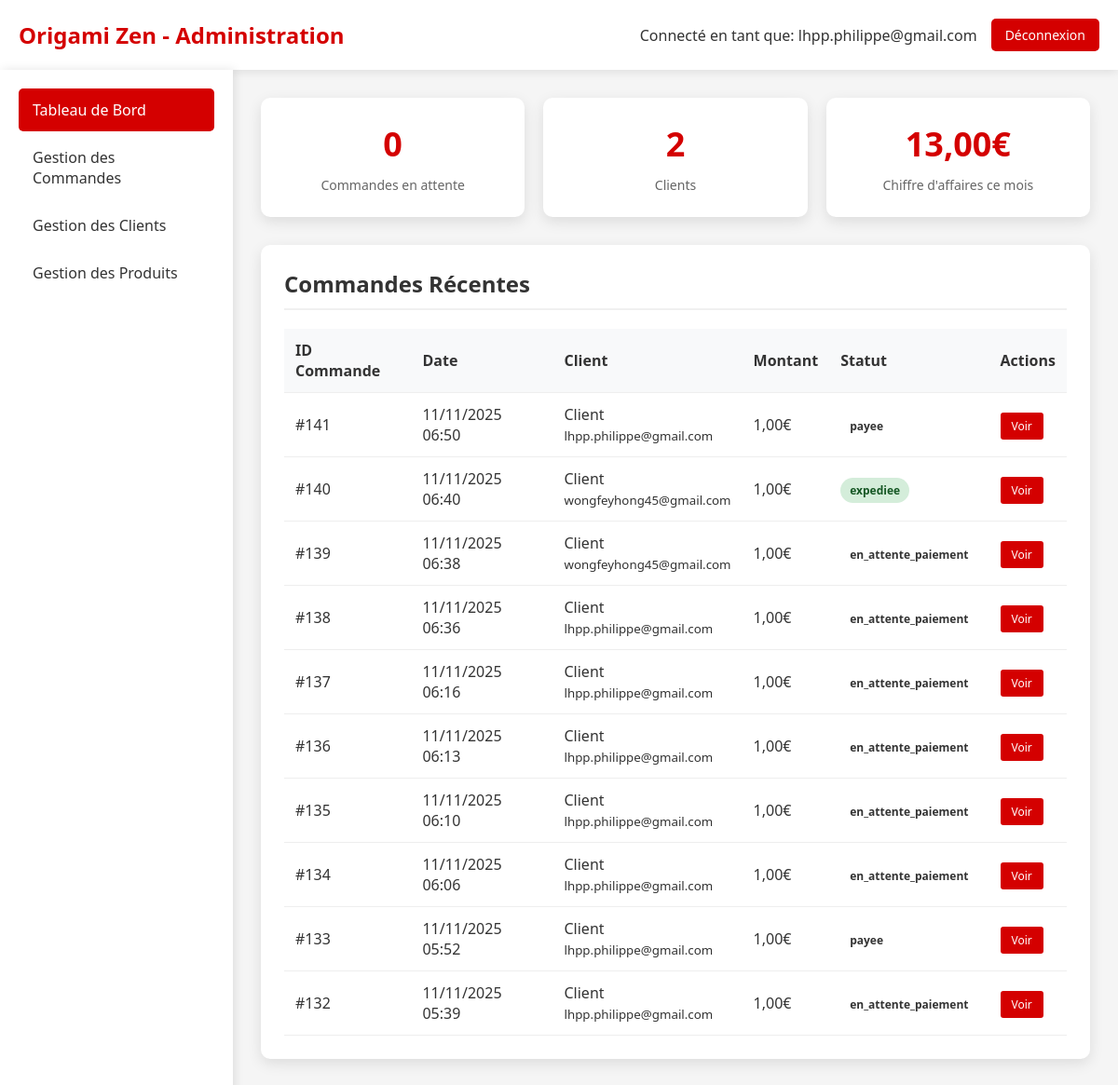
The page /admin_dashboard.php (signed in) on the database as committed earlier.
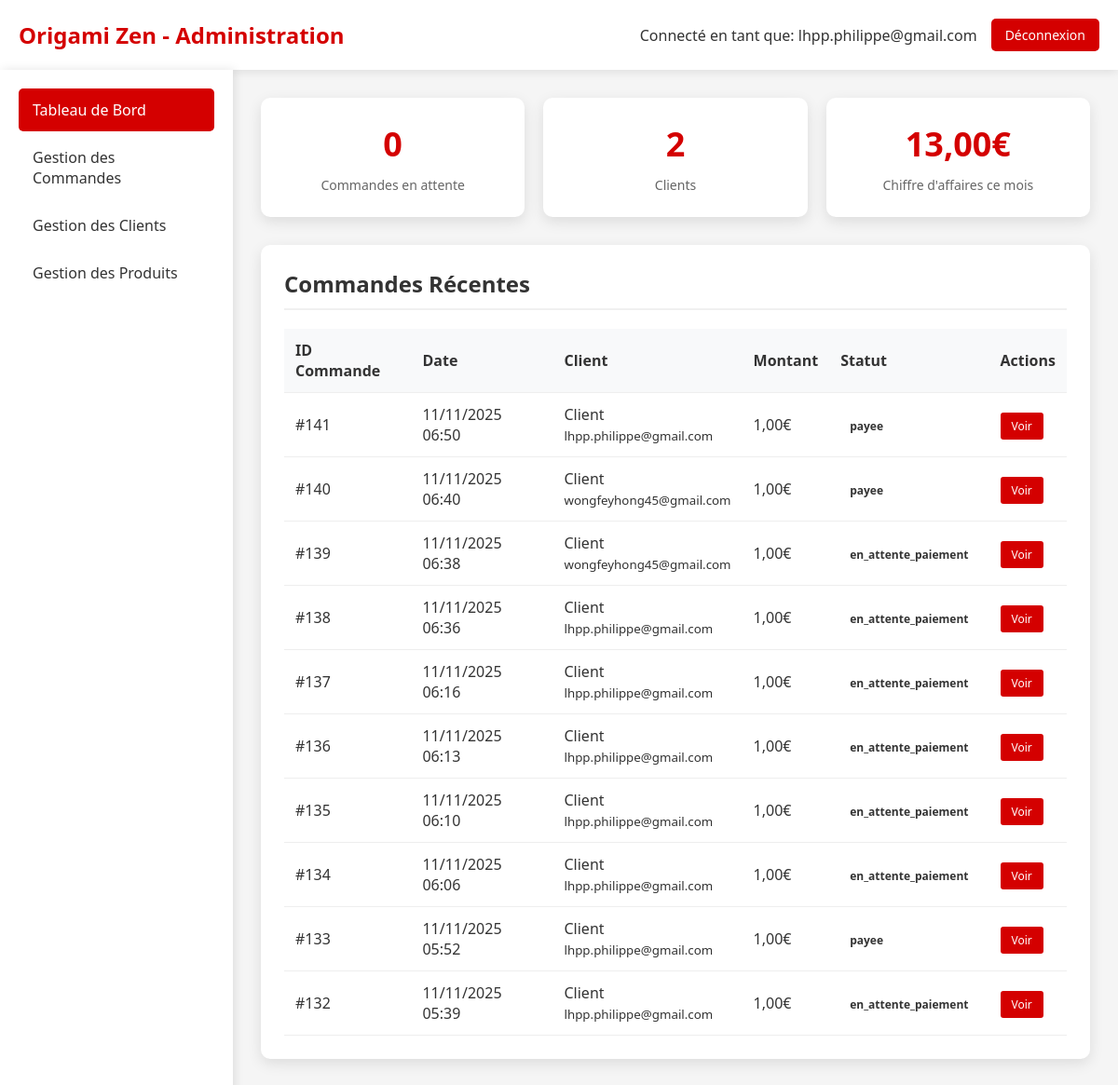
The same page on the database as committed later.
### tables this page shows
CREATE TABLE IF NOT EXISTS `commande` (
  `idCommande` bigint NOT NULL AUTO_INCREMENT,
  `idClient` bigint NOT NULL,
  `idAdresseLivraison` bigint NOT NULL,
  `idAdresseFacturation` bigint DEFAULT NULL,
  `dateCommande` datetime NOT NULL,
  `modeReglement` varchar(20) NOT NULL DEFAULT 'CB',
  `delaiLivraison` date NOT NULL,
  `fraisDePort` double NOT NULL,
  `montantTotal` double NOT NULL,
  `statut` enum('en_attente','en_attente_paiement','payee','confirmee','expediee','livree','annulee') NOT NULL DEFAULT 'en_attente',
  `statut_paiement` enum('en_attente','payee','echec','annulee','rembourse') DEFAULT 'en_attente',
  `idPaiement` int DEFAULT NULL,
  PRIMARY KEY (`idCommande`),
  KEY `Commande_idClient_FK` (`idClient`),
  KEY `Commande_idAdresseLivraison_FK` (`idAdresseLivraison`),
  KEY `idAdresseFacturation` (`idAdresseFacturation`)
);

CREATE TABLE IF NOT EXISTS `client` (
  `idClient` bigint NOT NULL AUTO_INCREMENT,
  `email` varchar(50) NOT NULL,
  `motDePasse` varchar(255) NOT NULL,
  `nom` varchar(50) DEFAULT NULL,
  `prenom` varchar(50) DEFAULT NULL,
  `telephone` varchar(20) DEFAULT NULL,
  `email_confirme` tinyint(1) DEFAULT '0',
  `token_confirmation` varchar(64) DEFAULT NULL,
  `token_expires` datetime DEFAULT NULL,
  `type` enum('temporaire','permanent') DEFAULT 'temporaire',
  `date_creation` datetime DEFAULT CURRENT_TIMESTAMP,
  `session_id` varchar(128) DEFAULT NULL,
  PRIMARY KEY (`idClient`),
  KEY `idx_client_type` (`type`),
  KEY `idx_client_session` (`session_id`),
  KEY `idx_client_date` (`date_creation`)
);

### admin_dashboard.php (the view, shortened to what this page needs)
<?php
$host = 'localhost';
$dbname = 'origami';
$username = 'root';
$password = '';
try {
    $pdo = new PDO("mysql:host=$host;dbname=$dbname;charset=utf8", $username, $password);
    $pdo->setAttribute(PDO::ATTR_ERRMODE, PDO::ERRMODE_EXCEPTION);
    $stmt = $pdo->query("SELECT COUNT(*) FROM Commande WHERE statut = 'en_attente'");
    $commandesEnAttente = $stmt->fetchColumn();
    $stmt = $pdo->query("SELECT COUNT(*) FROM Client WHERE type = 'permanent' OR (type IS NULL AND email NOT LIKE 'temp_%@origamizen.fr')");
    $clientsPermanents = $stmt->fetchColumn();
    $stmt = $pdo->query("SELECT SUM(montantTotal) FROM Commande WHERE MONTH(dateCommande) = MONTH(CURRENT_DATE()) AND YEAR(dateCommande) = YEAR(CURRENT_DATE())");
    $chiffreAffaires = $stmt->fetchColumn() ?? 0;
    $stmt = $pdo->query("
        SELECT c.idCommande, c.dateCommande, c.montantTotal, c.statut,
               cl.nom, cl.prenom, cl.email
        FROM Commande c
        JOIN Client cl ON c.idClient = cl.idClient
        ORDER BY c.dateCommande DESC
        LIMIT 10
    ");
    $commandesRecentes = $stmt->fetchAll(PDO::FETCH_ASSOC);
} catch (PDOException $e) {
    die("Erreur de connexion à la base de données: " . $e->getMessage());
}
?>
<!DOCTYPE html>
<html lang="fr">
<head>
</head>
<body>
    <div class="header">
        <div class="logo">
            <h1>Origami Zen - Administration</h1>
        </div>
        <div class="admin-info">
            <span>Connecté en tant que: <?= htmlspecialchars($_SESSION['admin_email']) ?></span>
            <a href="?logout=1" class="btn-logout">Déconnexion</a>
        </div>
    </div>
    <div class="container">
        <div class="sidebar">
            <a href="admin_dashboard.php" class="nav-item active">Tableau de Bord</a>
            <a href="admin_commandes.php" class="nav-item">Gestion des Commandes</a>
            <a href="admin_clients.php" class="nav-item">Gestion des Clients</a>
            <a href="admin_produits.php" class="nav-item">Gestion des Produits</a>
        </div>
        <div class="main-content">
            <div class="stats-grid">
                <div class="stat-card">
                    <div class="stat-number"><?= $commandesEnAttente ?></div>
                    <div class="stat-label">Commandes en attente</div>
                </div>
                <div class="stat-card">
                    <div class="stat-number"><?= $clientsPermanents ?></div>
                    <div class="stat-label">Clients</div>
                </div>
                <div class="stat-card">
                    <div class="stat-number"><?= number_format($chiffreAffaires, 2, ',', ' ') ?>€</div>
                    <div class="stat-label">Chiffre d'affaires ce mois</div>
                </div>
            </div>
            <div class="section">
                <h2>Commandes Récentes</h2>
                <table>
                    <thead>
                        <tr>
                            <th>ID Commande</th>
                            <th>Date</th>
                            <th>Client</th>
                            <th>Montant</th>
                            <th>Statut</th>
                            <th>Actions</th>
                        </tr>
                    </thead>
                    <tbody>
                        <?php foreach ($commandesRecentes as $commande): ?>
                        <tr>
                            <td>#<?= $commande['idCommande'] ?></td>
                            <td><?= date('d/m/Y H:i', strtotime($commande['dateCommande'])) ?></td>
                            <td><?= htmlspecialchars($commande['prenom'] . ' ' . $commande['nom']) ?><br><small><?= htmlspecialchars($commande['email']) ?></small></td>
                            <td><?= number_format($commande['montantTotal'], 2, ',', ' ') ?>€</td>
                            <td>
                                <span class="status-badge status-<?= $commande['statut'] ?>">
                                    <?= $commande['statut'] ?>
                                </span>
                            </td>
                            <td>
                                <a href="admin_commande_detail.php?id=<?= $commande['idCommande'] ?>" class="btn-action">Voir</a>
                            </td>
                        </tr>
                        <?php endforeach; ?>
                    </tbody>
                </table>
            </div>
        </div>
    </div>
</body>
</html>

### admin_dashboard.php (style rules this page uses)
* { margin: 0; padding: 0; box-sizing: border-box; }
body { font-family: 'Segoe UI', Tahoma, Geneva, Verdana, sans-serif; background: #f5f5f5; color: #333; }
.header { background: white; padding: 20px; box-shadow: 0 2px 10px rgba(0,0,0,0.1); display: flex; justify-content: space-between; align-items: center; }
.logo h1 { color: #d40000; font-size: 24px; }
.admin-info { display: flex; align-items: center; gap: 15px; }
.btn-logout { background: #d40000; color: white; padding: 8px 15px; text-decoration: none; border-radius: 5px; font-size: 14px; }
.container { display: flex; min-height: calc(100vh - 80px); }
.sidebar { width: 250px; background: white; padding: 20px; box-shadow: 2px 0 10px rgba(0,0,0,0.1); }
.nav-item { display: block; padding: 12px 15px; color: #333; text-decoration: none; border-radius: 5px; margin-bottom: 5px; transition: background 0.3s; }
.nav-item:hover, .nav-item.active { background: #d40000; color: white; }
.main-content { flex: 1; padding: 30px; }
.stats-grid { display: grid; grid-template-columns: repeat(auto-fit, minmax(250px, 1fr)); gap: 20px; margin-bottom: 30px; }
.stat-card { background: white; padding: 25px; border-radius: 10px; box-shadow: 0 5px 15px rgba(0,0,0,0.1); text-align: center; }
.stat-number { font-size: 36px; font-weight: bold; color: #d40000; margin-bottom: 10px; }
.stat-label { color: #666; font-size: 14px; }
.section { background: white; padding: 25px; border-radius: 10px; box-shadow: 0 5px 15px rgba(0,0,0,0.1); margin-bottom: 20px; }
.section h2 { margin-bottom: 20px; color: #333; border-bottom: 2px solid #f0f0f0; padding-bottom: 10px; }
table { width: 100%; border-collapse: collapse; }
th, td { padding: 12px; text-align: left; border-bottom: 1px solid #eee; }
th { background: #f8f9fa; font-weight: 600; }
.status-badge { padding: 5px 10px; border-radius: 15px; font-size: 12px; font-weight: bold; }
.btn-action { padding: 6px 12px; background: #d40000; color: white; text-decoration: none; border-radius: 3px; font-size: 12px; margin-right: 5px; }
.status-expediee { background: #d4edda; color: #155724; }

Rows that differ between the two databases and show on the page:
changed commande id 140: statut "expediee" → "payee"
